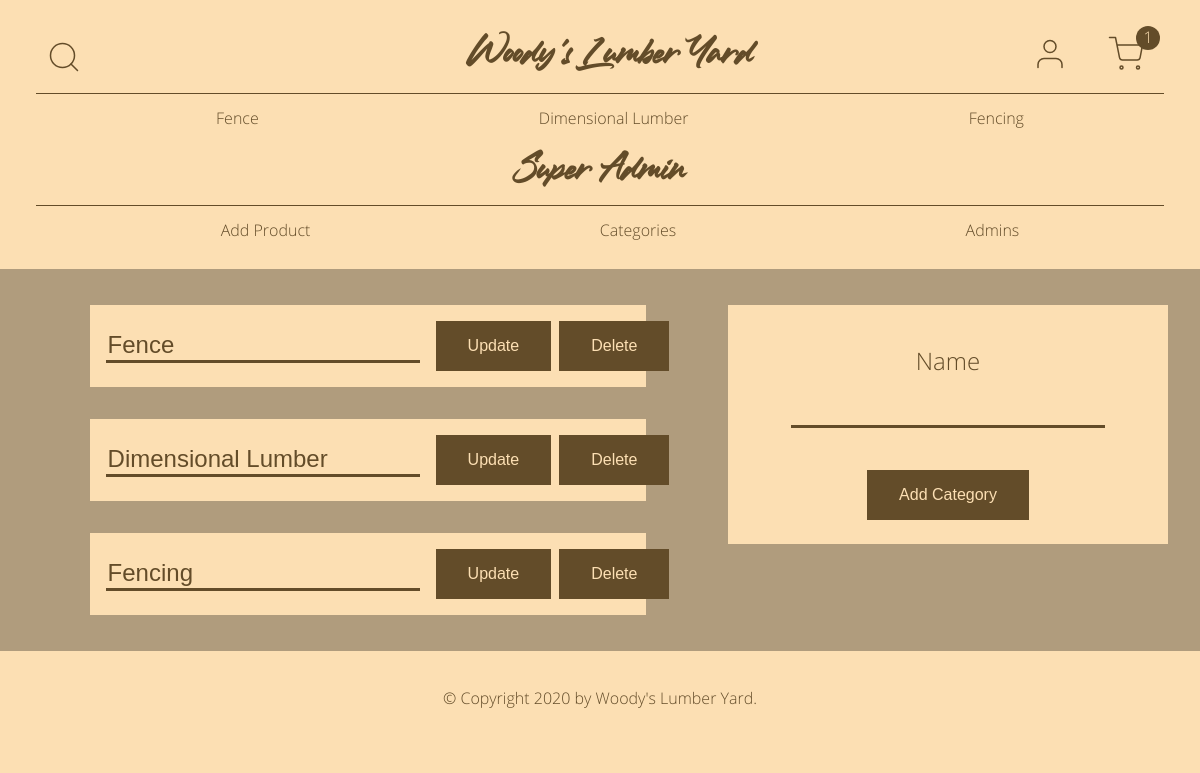
The app's page /admin/categories (signed in), older data.
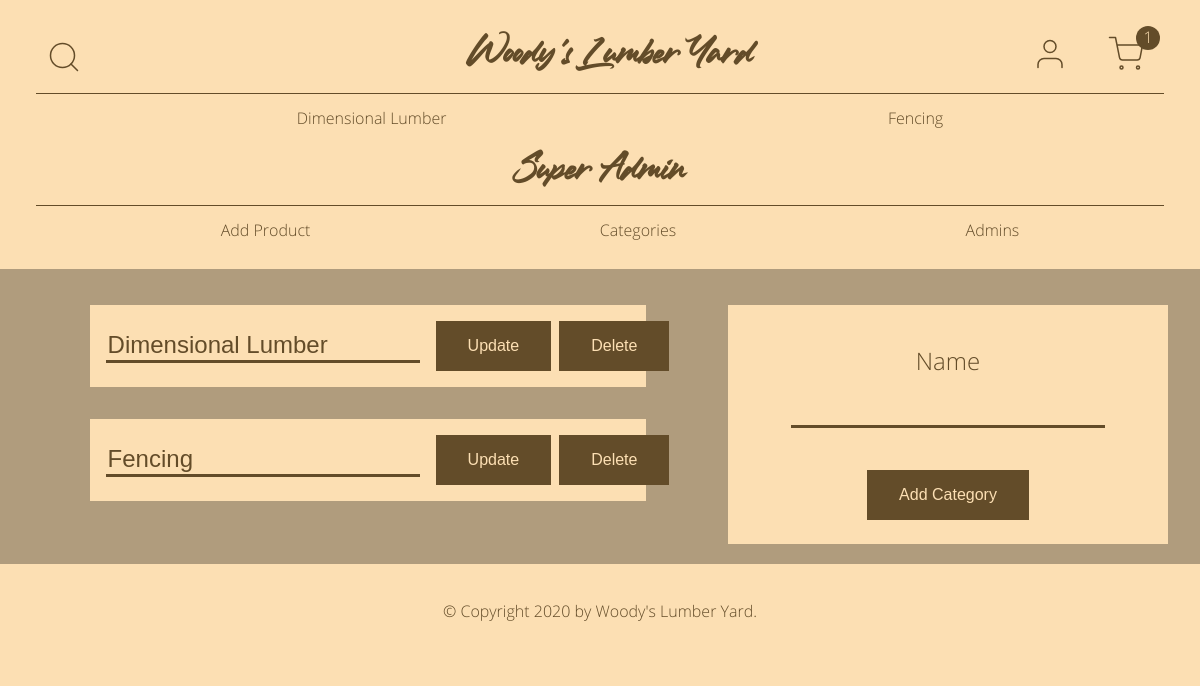
The same page, newer data.
### online_store/models.py (models this page shows, shortened)
class Category(db.Model):
    id = db.Column(db.Integer, primary_key=True)
    name = db.Column(db.String(20), nullable=False)
    link = db.Column(db.String(20), nullable=True)
    products = db.relationship("Product", backref="category", lazy=True)
    date_created = db.Column(db.DateTime, default=datetime.utcnow)
    created_by_id = db.Column(db.Integer, db.ForeignKey("user.id"))
    def __str__(self):
        return self.name

### online_store/admin/routes.py (the view, shortened to what this page needs)
@admin.route("/admin/categories", methods=["GET", "POST"])
@login_required
@admin_required
def show_categories():
    categories = Category.query.all()
    add_form = AddCategoryForm()
    update_form = UpdateCategoryForm()
    context = {
        "title": "Category",
        "add_form": add_form,
        "update_form": update_form,
        "categories": categories,
    }
    return render_template("admin/categories.html", **context)

### online_store/admin/forms.py
class AddCategoryForm(FlaskForm):
    name = StringField(
        "Name", validators=[DataRequired(), Length(min=2, max=20)]
    )
    submit = SubmitField("Add Category")

class UpdateCategoryForm(FlaskForm):
    name = StringField(
        "Name", validators=[DataRequired(), Length(min=2, max=20)]
    )
    submit = SubmitField("Update")

### online_store/admin/utils.py (called while the page is built)
def admin_required(func):
    @wraps(func)
    def wrapper(*args, **kwargs):
        if current_user.is_admin:
            return func(*args, **kwargs)
        else:
            return login_manager.unauthorized()
    return wrapper

### online_store/models.py (called while the page is built)
@login_manager.user_loader
def load_user(user_id):
    return User.query.get(int(user_id))

### online_store/templates/admin/categories.html (shortened to what this page needs)
{% extends "admin/base.html" %}
{% block head %}
{{ super() }}
{% endblock %}
{% block content %}
<div class="categories">
  <div class="category-list">
    {% for category in categories %}
    <div class="category-item">
      <form>
        {% if update_form.name.errors %}
          {{ update_form.name(class="is-invalid") }}
          <div class="invalid-feedback">
            {% for error in update_form.name.errors %}
              {{ error }}
            {% endfor %}
          </div>
        {% else %}
          {{ update_form.name(value=category, **{"data-id": category.id}) }}
        {% endif %}
      </form>
      <button type="button" onclick="updateCategory({{ category.id }})">Update</button>
      <button type="button" onclick="deleteCategory({{ category.id }})">Delete</button>
    </div>
    {% endfor %}
  </div>
  <form class="full-form" method="POST">
    <fieldset>
      <div>
        {{ add_form.name.label }}
        {% if add_form.name.errors %}
          {{ add_form.name(class="is-invalid") }}
          <div class="invalid-feedback">
            {% for error in add_form.name.errors %}
              {{ error }}
            {% endfor %}
          </div>
        {% else %}
          {{ add_form.name }}
        {% endif %}
      </div>
    </fieldset>
    <div>
      {{ add_form.submit }}
    </div>
  </form>
</div>
{% endblock %}

### online_store/templates/base.html (shortened to what this page needs)
<!DOCTYPE html>
<html lang="en">
<head>
  {% block head %}
  <link rel="stylesheet" type="text/css" href="{{ url_for('static', filename='css/main.css') }}">
  {% endblock %}
</head>
<body>
  <header>
    <div class="top-row">
      <div class="search">
        <img class="search-btn" src="/static/assets/search.svg" alt="Search Button">
      </div>
      {% if current_user.is_superadmin or current_user.is_admin %}
      <h1><a href="{{ url_for('admin.home') }}">Woody's Lumber Yard</a></h1>
      {% else %}
      <h1><a href="{{ url_for('main.home') }}">Woody's Lumber Yard</a></h1>
      {% endif %}
      <div class="user-icons">
        <a href="{{ url_for('users.account') }}">
          <img src="{{ url_for('static', filename='assets/user.svg') }}" alt="My Account">
        </a>
        <a href="{{ url_for('main.cart') }}">
          <img class="cart" src="{{ url_for('static', filename='assets/shopping-cart.svg') }}" alt="Shopping Cart">
          <div class="circle">1</div>
        </a>
      </div>
    </div>
    {% if categories %}
    <nav>
      <ul>
        {% for category in categories %}
        <li><a href="/category/{{ category.link }}">{{ category.name }}</a></li>
        {% endfor %}
      </ul>
    </nav>
    {% endif %}
    {% block nav %}{% endblock %}
  </header>
  <main>
    {% block content %}{% endblock %}
  </main>
  <footer>
    <p>&copy; Copyright 2020 by <a href="/">Woody's Lumber Yard</a>.</p>
  </footer>
</body>
</html>

Row changes from the older to the newer data that the page shows:
removed Category: name "Fence"
